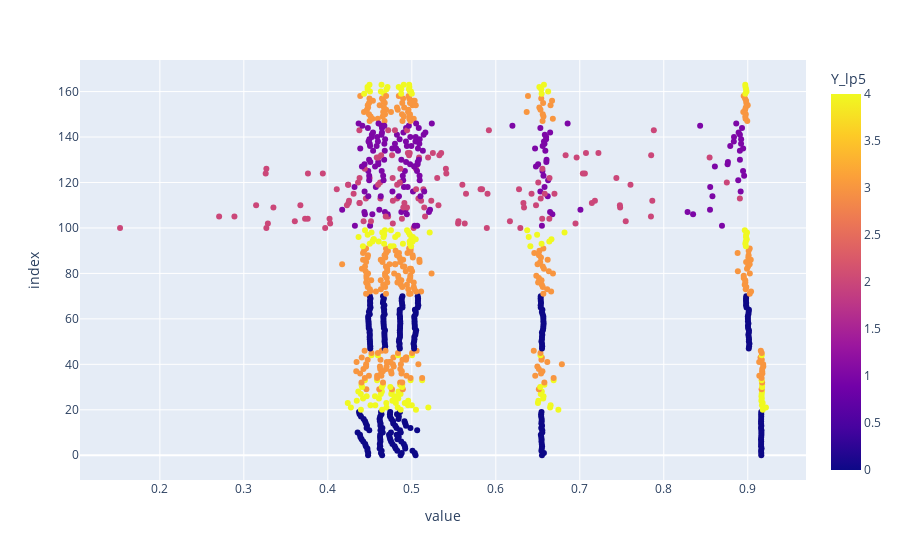

Here is the notebook cell this chart was saved with:
### Code cell
plty.scatter(X_lp5_df, x = ["Fx_lp5", "Fy_lp5", "Fz_lp5", "Tx_lp5", "Ty_lp5", "Tz_lp5"],   color= "Y_lp5")

### Figure 1 — Plotly figure (JSON) as saved in the notebook; plotly's stock layout.template omitted (floating-point values rounded to 4 significant figures; data arrays with more than 128 entries replaced by an {"elided": "..."} marker saying what was removed)
{"data": [{"hovertemplate": "value=%{x}<br>index=%{y}<br>Y_lp5=%{marker.color}<extra></extra>", "legendgroup": "", "marker": {"color": {"elided": "984 int values"}, "coloraxis": "coloraxis", "symbol": "circle"}, "mode": "markers", "name": "", "orientation": "h", "showlegend": false, "type": "scatter", "x": {"elided": "984 float values"}, "xaxis": "x", "y": {"elided": "984 int values"}, "yaxis": "y"}], "layout": {"coloraxis": {"colorbar": {"title": {"text": "Y_lp5"}}, "colorscale": [[0, "#0d0887"], [0.1111, "#46039f"], [0.2222, "#7201a8"], [0.3333, "#9c179e"], [0.4444, "#bd3786"], [0.5556, "#d8576b"], [0.6667, "#ed7953"], [0.7778, "#fb9f3a"], [0.8889, "#fdca26"], [1, "#f0f921"]]}, "legend": {"tracegroupgap": 0}, "margin": {"t": 60}, "xaxis": {"anchor": "y", "domain": [0, 1], "title": {"text": "value"}}, "yaxis": {"anchor": "x", "domain": [0, 1], "title": {"text": "index"}}}}
